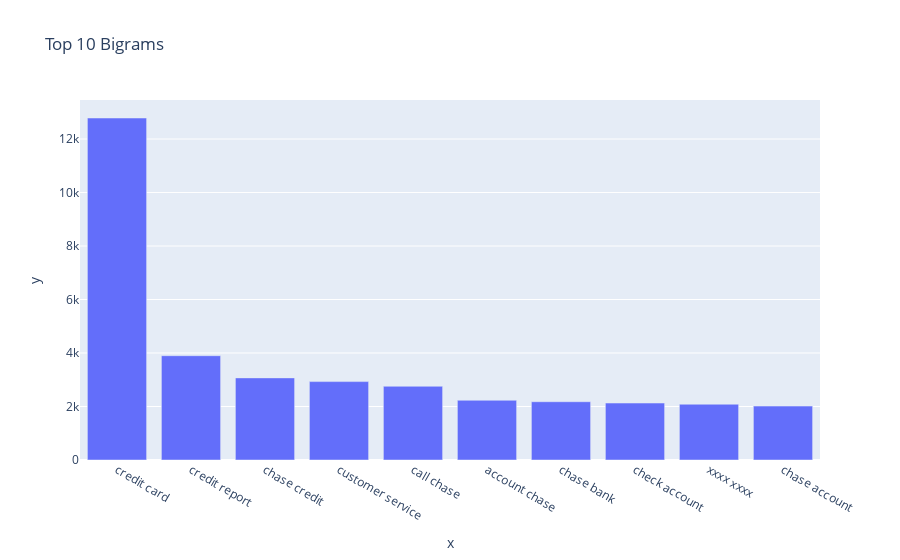

Notebook cell for this chart:
### Code cell
#Print the top 10 words in the bigram frequency
bigram = get_top_n_words(df_clean['complaint_clean'], 2,10)
for word, freq in bigram:
    print(word, freq)
px.bar(x=[word for word, freq in bigram], y=[freq for word, freq in bigram], title='Top 10 Bigrams')

### Figure 1 — Plotly figure (JSON) as saved in the notebook; plotly's stock layout.template omitted (floating-point values rounded to 4 significant figures)
{"data": [{"alignmentgroup": "True", "hovertemplate": "x=%{x}<br>y=%{y}<extra></extra>", "legendgroup": "", "marker": {"color": "#636efa", "pattern": {"shape": ""}}, "name": "", "offsetgroup": "", "orientation": "v", "showlegend": false, "textposition": "auto", "type": "bar", "x": ["credit card", "credit report", "chase credit", "customer service", "call chase", "account chase", "chase bank", "check account", "xxxx xxxx", "chase account"], "xaxis": "x", "y": [12786, 3899, 3070, 2931, 2756, 2233, 2179, 2129, 2085, 2016], "yaxis": "y"}], "layout": {"autosize": true, "barmode": "relative", "legend": {"tracegroupgap": 0}, "title": {"text": "Top 10 Bigrams"}, "xaxis": {"anchor": "y", "autorange": true, "domain": [0, 1], "range": [-0.5, 9.5], "title": {"text": "x"}, "type": "category"}, "yaxis": {"anchor": "x", "autorange": true, "domain": [0, 1], "range": [0, 13460.0], "title": {"text": "y"}, "type": "linear"}}}
